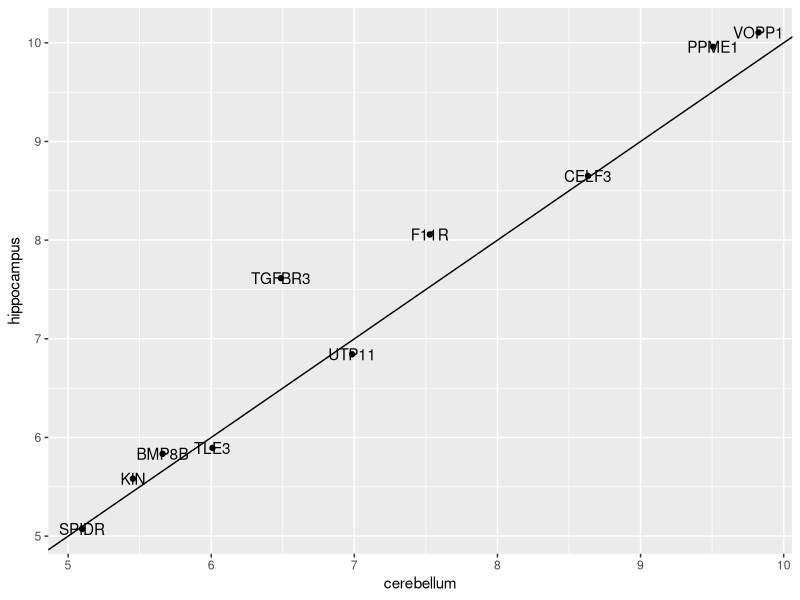
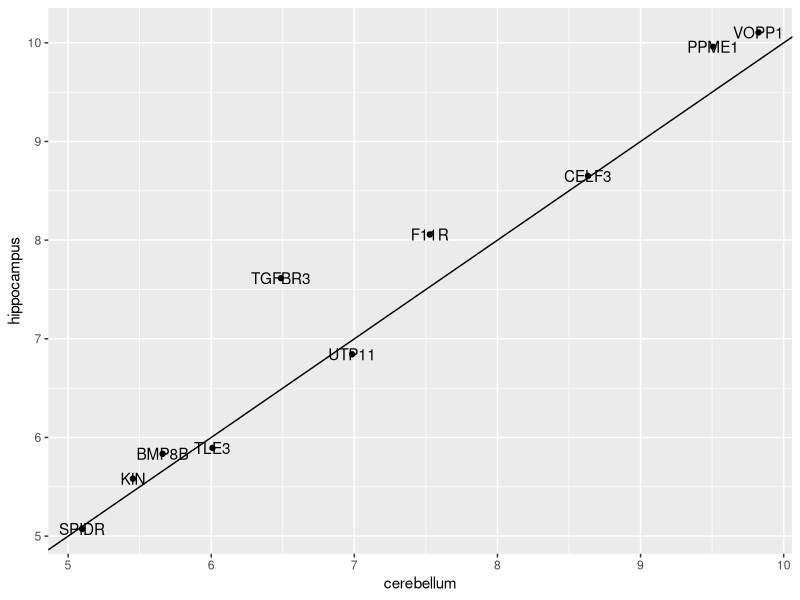
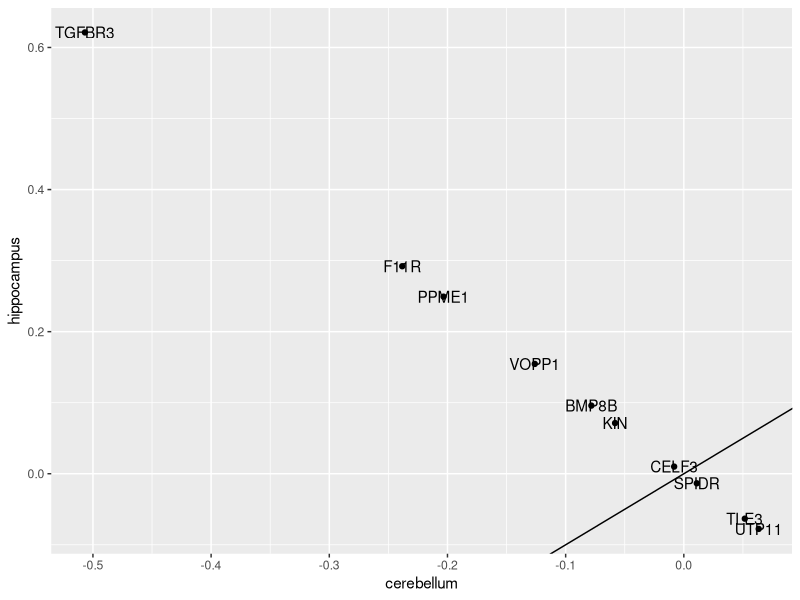
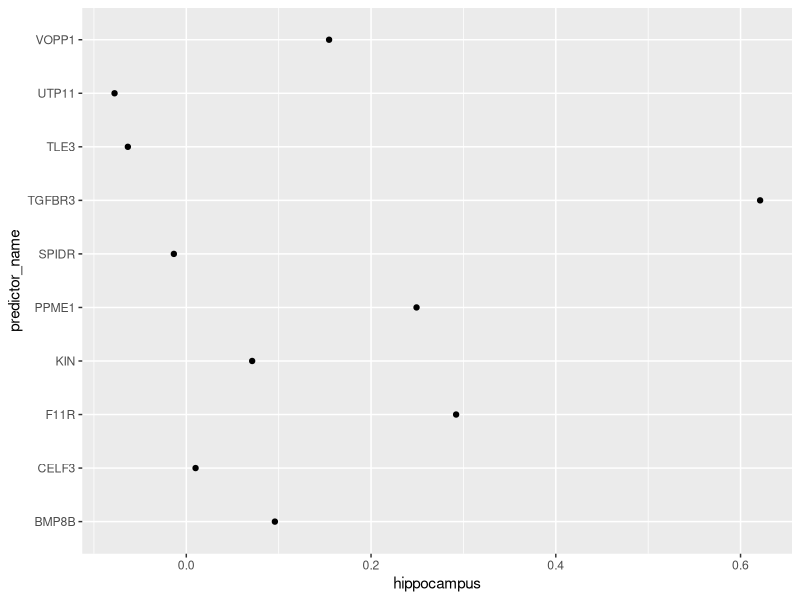
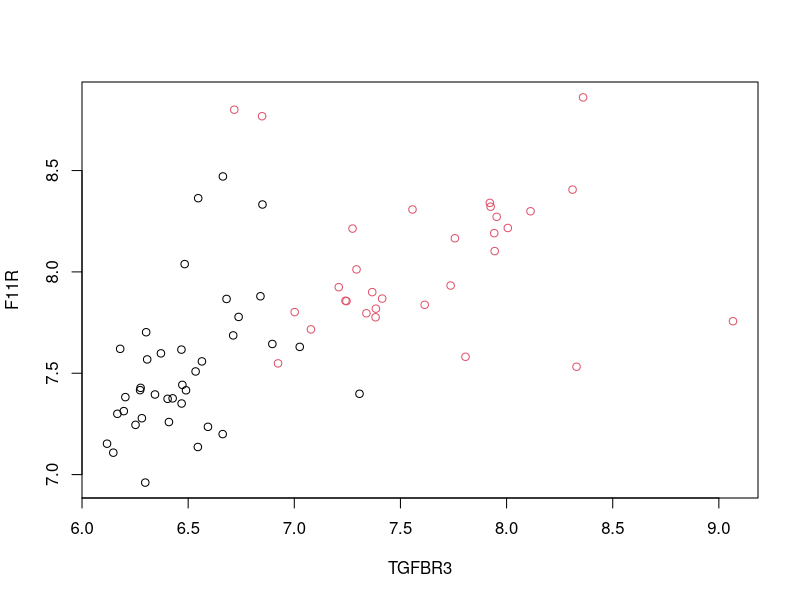
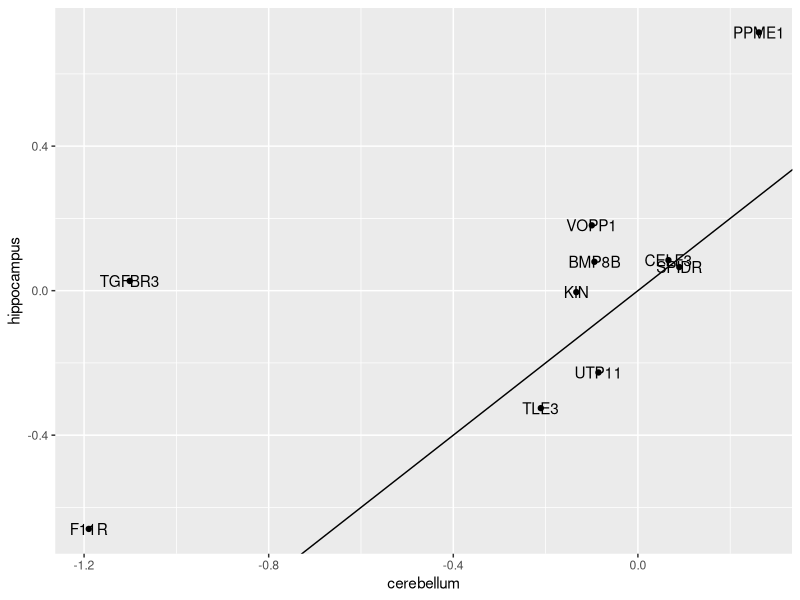

Write R code to recreate these figures, in order.
# Question 1
library(dslabs)
library(caret)
library(tidyverse)
data("tissue_gene_expression")

set.seed(1993) #if using R 3.6 or later set.seed(1993, sample.kind="Rounding")
ind <- which(tissue_gene_expression$y %in% c("cerebellum", "hippocampus"))
y <- droplevels(tissue_gene_expression$y[ind])
x <- tissue_gene_expression$x[ind, ]
x <- x[, sample(ncol(x), 10)]

dat <- data.frame(x,y)
head(dat)
train_lda <- train(x,y, method = "lda")
train_lda$results["Accuracy"]

# Answer code
fit_lda <- train(x, y, method = "lda")
fit_lda$results["Accuracy"]

# Question 2
train_lda$finalModel

# Answer code
t(fit_lda$finalModel$means) %>% data.frame() %>%
  mutate(predictor_name = rownames(.)) %>%
  ggplot(aes(cerebellum, hippocampus, label = predictor_name)) +
  geom_point() +
  geom_text() +
  geom_abline()


# Question 3
library(dslabs)      
library(caret)
data("tissue_gene_expression")

set.seed(1993) #set.seed(1993, sample.kind="Rounding") if using R 3.6 or later
ind <- which(tissue_gene_expression$y %in% c("cerebellum", "hippocampus"))
y <- droplevels(tissue_gene_expression$y[ind])
x <- tissue_gene_expression$x[ind, ]
x <- x[, sample(ncol(x), 10)]

train_qda <- train(x,y, method = "qda")
train_qda$results["Accuracy"]

# Answer code
fit_qda <- train(x, y, method = "qda")
fit_qda$results["Accuracy"]

# Question 4
train_qda$finalModel

t(fit_qda$finalModel$means) %>% data.frame() %>%
  mutate(predictor_name = rownames(.)) %>%
  ggplot(aes(cerebellum, hippocampus, label = predictor_name)) +
  geom_point() +
  geom_text() +
  geom_abline()

# Question 5
train_lda_q5 <- train(x,y, method = "lda", preProcess = "center")
train_lda_q5$results["Accuracy"]

t(train_lda_q5$finalModel$means) %>% data.frame() %>%
  mutate(predictor_name = rownames(.)) %>%
  ggplot(aes(cerebellum, hippocampus, label = predictor_name)) +
  geom_point() +
  geom_text() +
  geom_abline()

# Answer code
fit_lda <- train(x, y, method = "lda", preProcess = "center")
fit_lda$results["Accuracy"]
t(fit_lda$finalModel$means) %>% data.frame() %>%
  mutate(predictor_name = rownames(.)) %>%
  ggplot(aes(predictor_name, hippocampus)) +
  geom_point() +
  coord_flip()

d <- apply(fit_lda$finalModel$means, 2, diff)
ind <- order(abs(d), decreasing = TRUE)[1:2]
plot(x[, ind], col = y)

# Question 6
library(dslabs)      
library(caret)
data("tissue_gene_expression")

set.seed(1993) #set.seed(1993, sample.kind="Rounding") if using R 3.6 or later
y <- tissue_gene_expression$y
x <- tissue_gene_expression$x
x <- x[, sample(ncol(x), 10)]

train_lda_q6 <- train(x,y, method = "lda", preProcess = c("center"))
train_lda_q6$results["Accuracy"]

t(train_lda_q6$finalModel$means) %>% data.frame() %>%
  mutate(predictor_name = rownames(.)) %>%
  ggplot(aes(cerebellum, hippocampus, label = predictor_name)) +
  geom_point() +
  geom_text() +
  geom_abline()
